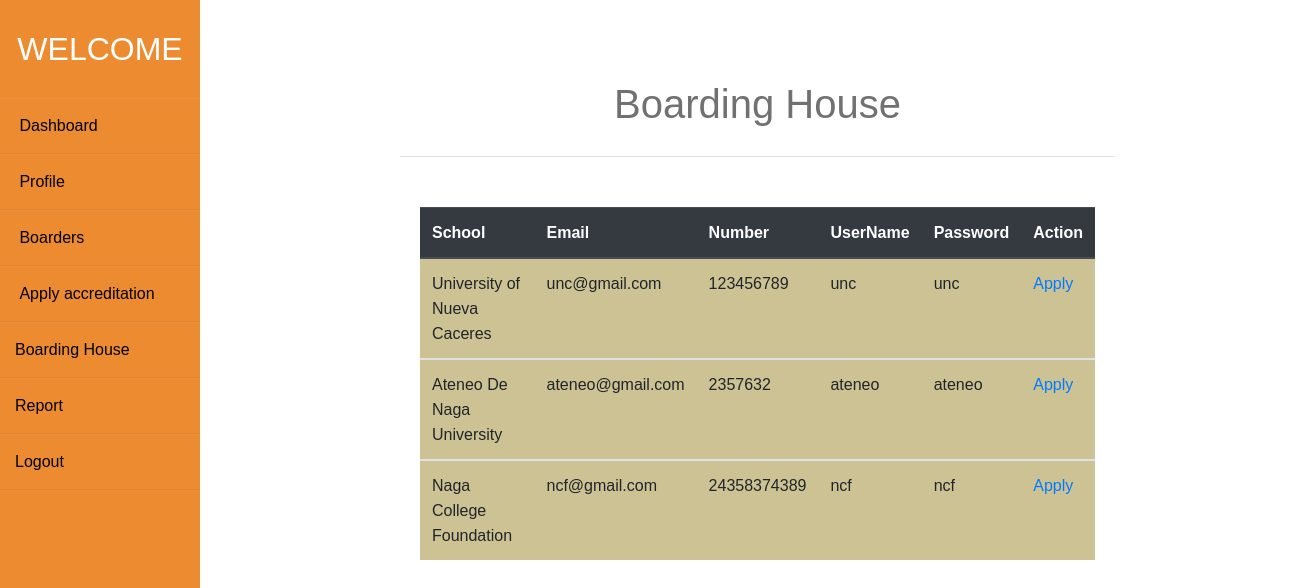
Page /boardinghouse/accreditors.php on the committed database.
### tables this page shows
CREATE TABLE `accreditor` (
  `id` int(11) NOT NULL,
  `email` varchar(20) NOT NULL,
  `number` varchar(15) NOT NULL,
  `School` varchar(50) NOT NULL,
  `DateCreated` timestamp NOT NULL DEFAULT CURRENT_TIMESTAMP,
  `UserName` varchar(20) NOT NULL,
  `Password` varchar(20) NOT NULL,
  `image` varchar(200) NOT NULL
);

### boardinghouse/getaccreditor.php (the view)
<?php
    include '../include/conn.php';
    $query = "SELECT * FROM accreditor";
     $result = mysqli_query($conn, $query);
    while($row = mysqli_fetch_array($result))
    {
        ?>
            <tbody>
                <tr>
                    <td><?php echo $row['School']; ?></td>
                    <td><?php echo $row['email'] ; ?></td>
                    <td><?php echo $row['number'] ; ?></td>
                    <td><?php echo $row['UserName']; ?></td>
                    <td><?php echo $row['Password']; ?></td>
                    <td>
                        <a href="apply.php?id=<?php echo $row['id']; ?>">Apply</a>
                </tr>
            </tbody>
        <?php
}
?>

### css/boardinghouse.css (style rules this page uses)
* { margin: 0; padding: 0; box-sizing: border-box; list-style: none; text-decoration: none; font-family: 'Josefin Sans', sans-serif; }
body { background-color: #f3f5f9; }

### rows in the picture
accreditor: School "University of Nueva Caceres", email "unc@gmail.com", number "123456789", UserName "unc", Password "unc"
accreditor: School "Ateneo De Naga University", email "ateneo@gmail.com", number "2357632", UserName "ateneo", Password "ateneo"
accreditor: School "Naga College Foundation", email "ncf@gmail.com", number "24358374389", UserName "ncf", Password "ncf"
